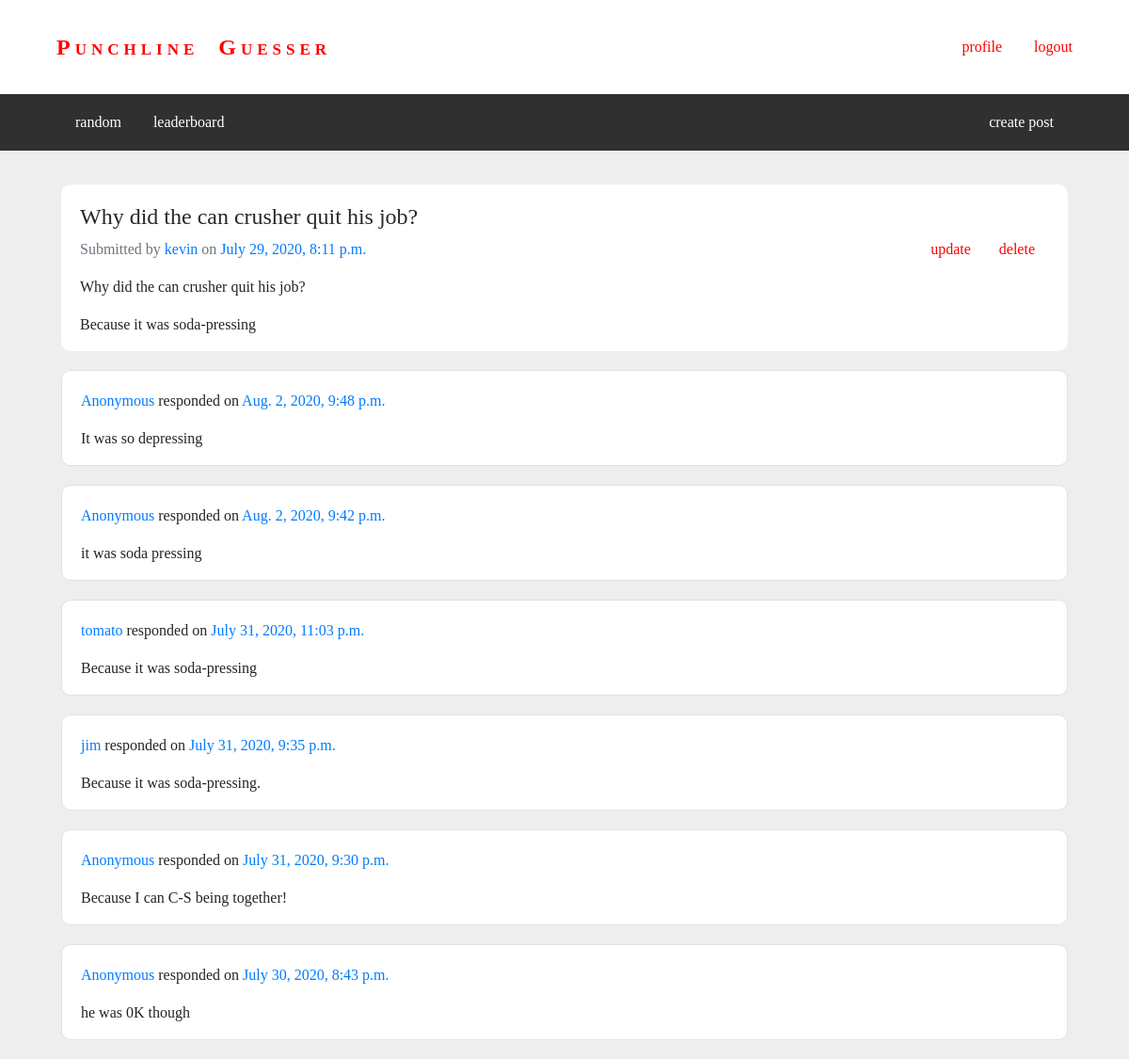
Page /punchline/post/3/ (signed in) on the committed database.
### punchline/models.py (models this page shows, shortened)
class Post(models.Model):
	title = models.CharField(max_length=100)
	setup = models.TextField()
	punchline = models.CharField(max_length=100)
	score = models.IntegerField(default=0)
	author = models.ForeignKey(User, on_delete=models.SET_NULL, null=True)
	date_posted = models.DateTimeField(auto_now_add=True)

class Response(models.Model):
	post = models.ForeignKey('Post', on_delete=models.SET_NULL, null=True)
	content = models.CharField(max_length=100)
	score = models.IntegerField(default=0)
	author = models.ForeignKey(User, on_delete=models.SET_NULL, null=True)
	date_posted = models.DateTimeField(auto_now_add=True)
	def __str__(self):
		return self.content
	class Meta:
		ordering = ['-date_posted']

### punchline/views.py (the view)
# urls.py: path('post/<int:pk>/', views.PostDetailView.as_view(), name='post-detail'),
class PostDetailView(generic.DetailView):
	model = Post
	def get_context_data(self, **kwargs):
		context = super(PostDetailView, self).get_context_data(**kwargs)
		if self.request.user.is_authenticated:
			attempted = [post.id for post in self.request.user.profile.attempted.all()]
		else:
			attempted = self.request.session.get('attempt_id', [])
		answered_already = False
		for post_id in attempted:
			if post_id == self.kwargs['pk']:
				answered_already = True
		if self.request.user == self.get_object().author:
			answered_already = True
		context['answered_already'] = answered_already
		return context

### punchline/templates/punchline/post_detail.html
{% extends "base_generic.html" %}
{% block content %}
	{% if answered_already %}
		<div class="media content">
	        <div class="media-body">
	        	<h4><a href="#" class="media-heading">{{ post.title }}</a></h4>
	        	{% ifequal user post.author %}
	        		<a href="{% url 'delete_post' post.id %}" class="red-link">delete</a>
	        		<a href="{% url 'update_post' post.id %}" class="red-link">update</a>
	        	{% endifequal %}
	        	<p class="text-muted">Submitted by
	        		{% if post.author %}
	        			<a href="{% url 'profile' post.author.username %}">{{ post.author }}</a>
	        		{% else %}
	        			<a href="#">Anonymous</a>
	        		{% endif %}
	        		on <a href="#">{{ post.date_posted }}</a></p>
	            <p>{{ post.setup }}</p>
	            <p>{{ post.punchline }}</p>
	        </div>
	    </div>
	    {% for response in post.response_set.all %}
	    	<div class="media content border">
	    		<div class="media-body">
					<p>
						{% if response.author %}
							<a href="{% url 'profile' response.author.username %}">{{ response.author.username }}</a>
						{% else %}
							<a href="#">Anonymous</a>
						{% endif %}
						responded on <a href="#">{{ response.date_posted }}</a>
					</p>
					<p>{{ response }}</p>
				</div>
		    </div>
		{% endfor %}
	{% else %}
		<div class="media content">
	        <div class="media-body">
	            <p>You haven't guessed the punchline for this post yet. <a href="{% url 'guess' post.id %}">Click here</a> to try.</p>
	        </div>
	    </div>
	{% endif %}
{% endblock %}

### punchline/static/css/styles.css (style rules this page uses)
body { font-family: Verdana; background-color: #eee; }
a, a:hover { text-decoration: none; }
.content { padding: 20px 20px 0px 20px; border-radius: 10px; background-color: white; margin: 20px; }
.content h4 a { color: #282828; }
.red-link { color: red; float: right; padding: 0 15px 0 15px; }

### rows in the picture
Post: title "Why did the can crusher quit his job?", author "kevin", date_posted "July 29, 2020, 8:11 p.m.", setup "Why did the can crusher quit his job?", punchline "Because it was soda-pressing"
Response: shows "Anonymous", date_posted "Aug. 2, 2020, 9:48 p.m.", content "It was so depressing"
Response: shows "Anonymous", date_posted "Aug. 2, 2020, 9:42 p.m.", content "it was soda pressing"
Response: author.username "tomato", date_posted "July 31, 2020, 11:03 p.m.", content "Because it was soda-pressing"
Response: author.username "jim", date_posted "July 31, 2020, 9:35 p.m.", content "Because it was soda-pressing."
Response: shows "Anonymous", date_posted "July 31, 2020, 9:30 p.m.", content "Because I can C-S being together!"
Response: shows "Anonymous", date_posted "July 30, 2020, 8:43 p.m.", content "he was 0K though"
